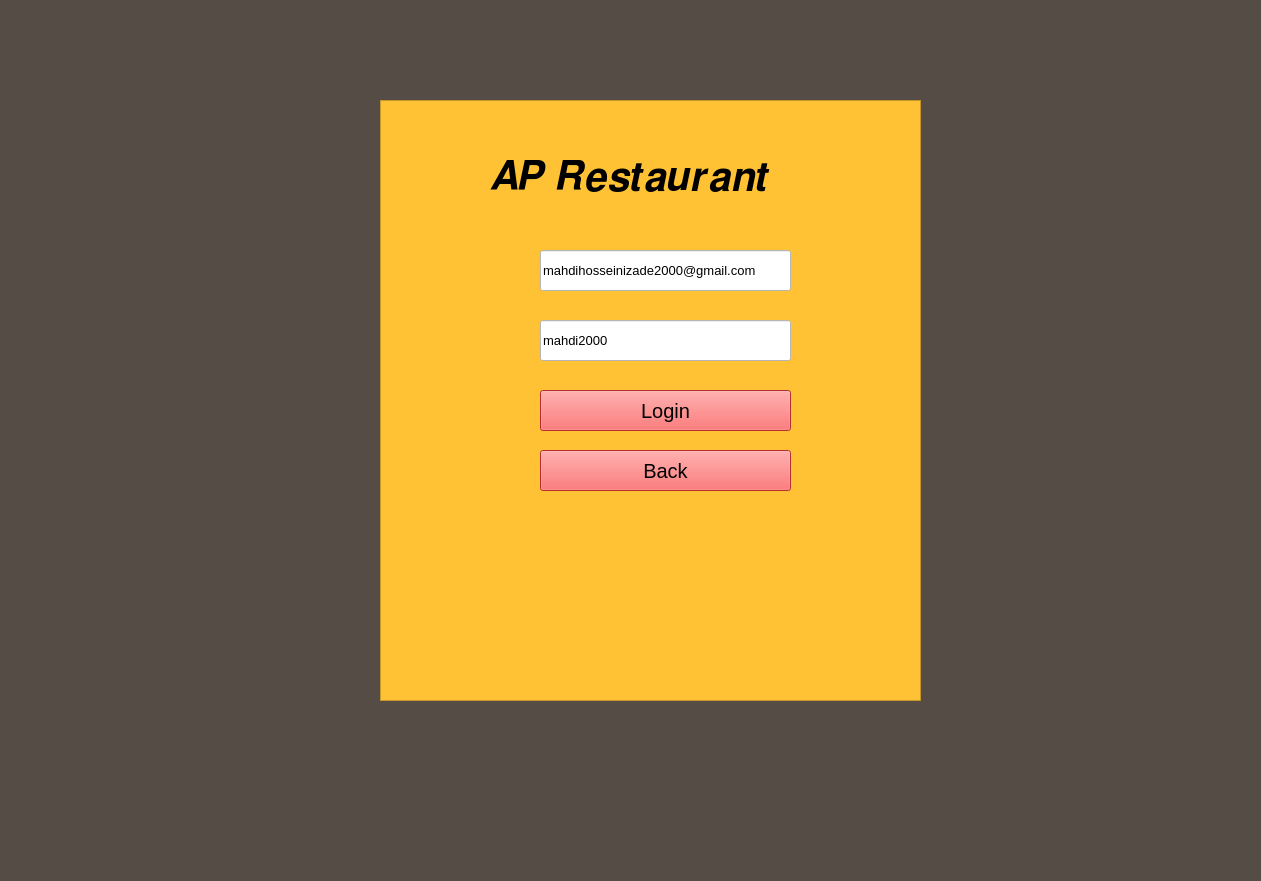
<?xml version="1.0" encoding="UTF-8"?>
<ui version="4.0">
 <class>MainWindow</class>
 <widget class="QMainWindow" name="MainWindow">
  <property name="geometry">
   <rect>
    <x>0</x>
    <y>0</y>
    <width>1261</width>
    <height>881</height>
   </rect>
  </property>
  <property name="windowTitle">
   <string>MainWindow</string>
  </property>
  <property name="styleSheet">
   <string notr="true">background-color: rgb(85, 76, 70)</string>
  </property>
  <widget class="QWidget" name="centralwidget">
   <widget class="QFrame" name="frame">
    <property name="geometry">
     <rect>
      <x>380</x>
      <y>100</y>
      <width>541</width>
      <height>601</height>
     </rect>
    </property>
    <property name="styleSheet">
     <string notr="true">background-color: rgb(255, 194, 53)</string>
    </property>
    <property name="frameShape">
     <enum>QFrame::StyledPanel</enum>
    </property>
    <property name="frameShadow">
     <enum>QFrame::Raised</enum>
    </property>
    <widget class="QLineEdit" name="Username">
     <property name="geometry">
      <rect>
       <x>160</x>
       <y>150</y>
       <width>251</width>
       <height>41</height>
      </rect>
     </property>
     <property name="styleSheet">
      <string notr="true">background-color: rgb(255, 255, 255); font-size: 10pt</string>
     </property>
     <property name="text">
      <string>mahdihosseinizade2000@gmail.com</string>
     </property>
     <property name="placeholderText">
      <string>Username</string>
     </property>
    </widget>
    <widget class="QLineEdit" name="Password">
     <property name="geometry">
      <rect>
       <x>160</x>
       <y>220</y>
       <width>251</width>
       <height>41</height>
      </rect>
     </property>
     <property name="styleSheet">
      <string notr="true">background-color: rgb(255, 255, 255); font-size: 10pt</string>
     </property>
     <property name="text">
      <string>mahdi2000</string>
     </property>
     <property name="dragEnabled">
      <bool>false</bool>
     </property>
     <property name="placeholderText">
      <string>Password</string>
     </property>
     <property name="cursorMoveStyle">
      <enum>Qt::LogicalMoveStyle</enum>
     </property>
    </widget>
    <widget class="QPushButton" name="pushButton">
     <property name="geometry">
      <rect>
       <x>160</x>
       <y>290</y>
       <width>251</width>
       <height>41</height>
      </rect>
     </property>
     <property name="styleSheet">
      <string notr="true">background-color: rgb(255, 66, 66); font-size: 15pt</string>
     </property>
     <property name="text">
      <string>Login</string>
     </property>
    </widget>
    <widget class="QLabel" name="label">
     <property name="geometry">
      <rect>
       <x>110</x>
       <y>40</y>
       <width>381</width>
       <height>71</height>
      </rect>
     </property>
     <property name="styleSheet">
      <string notr="true">font-size: 30pt</string>
     </property>
     <property name="text">
      <string>𝑨𝑷 𝑹𝒆𝒔𝒕𝒂𝒖𝒓𝒂𝒏𝒕</string>
     </property>
    </widget>
    <widget class="QPushButton" name="pushButton_2">
     <property name="geometry">
      <rect>
       <x>160</x>
       <y>350</y>
       <width>251</width>
       <height>41</height>
      </rect>
     </property>
     <property name="styleSheet">
      <string notr="true">background-color: rgb(255, 66, 66); font-size: 15pt</string>
     </property>
     <property name="text">
      <string>Back</string>
     </property>
    </widget>
   </widget>
  </widget>
  <widget class="QMenuBar" name="menubar">
   <property name="geometry">
    <rect>
     <x>0</x>
     <y>0</y>
     <width>1261</width>
     <height>26</height>
    </rect>
   </property>
  </widget>
  <widget class="QStatusBar" name="statusbar"/>
 </widget>
 <resources/>
 <connections/>
</ui>
